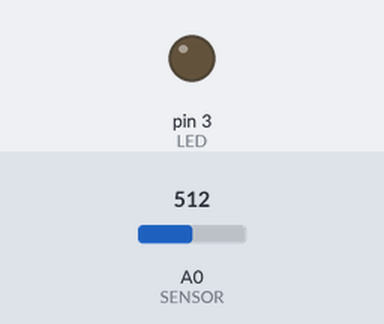
Bench run of a sketch on a simulated Arduino Uno, built with avr-gcc and run on an emulated ATmega328P. On the bench: output pins drawn as LEDs (lit = HIGH). The test bench sets the inputs (shaded band); at power-on: A0 (SENSOR) = 512.

Above: at 1.2 s.
1.3 s: A0 (SENSOR) set to 315
2.8 s: A0 (SENSOR) set to 292
At 3.0 s:
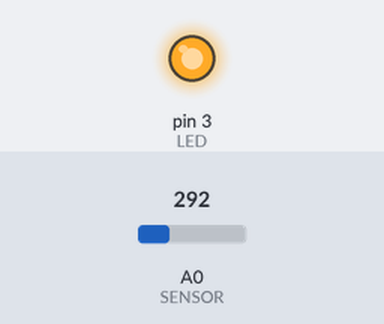
5.8 s: A0 (SENSOR) set to 306
At 6.6 s:
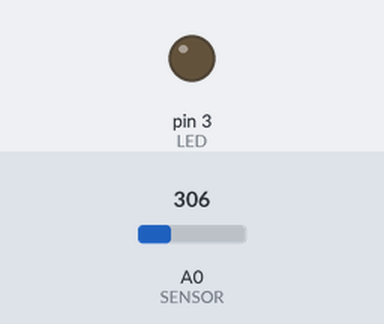
7.5 s: A0 (SENSOR) set to 290
At 7.7 s:
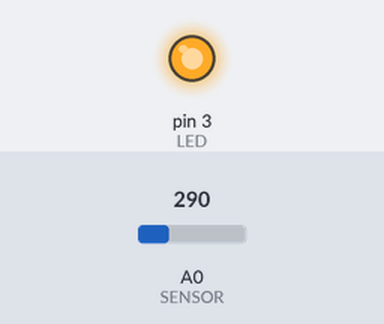
Timing chart, 0 to 10.5 s (numbered marks = the images above; inputs shaded):
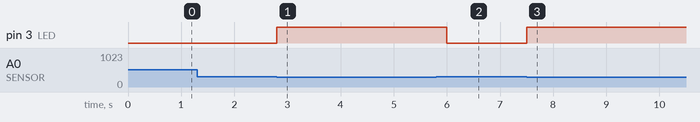

The sketch:

LDR.ino
```cpp
int SENSOR = 0;
int LED = 3;
int VALOR;


void setup() {
  pinMode(LED, OUTPUT);

  // put your setup code here, to run once:

}

void loop() {
  VALOR = analogRead(SENSOR);
  if (VALOR < 300) {
    digitalWrite(LED, HIGH);
    delay(400);
    }
    digitalWrite(LED, LOW);
  // put your main code8 here, to8 run repeatedly:
}
```

Measured:
- the behaviour switches between 300 and 299 on A0 (SENSOR) (found by bisection; images 0 and 1)
- after the input at 1.3 s, every drawn part: stays the same
- after the input at 2.8 s, pin 3 (LED): LOW → HIGH at once
- after the input at 5.8 s, pin 3 (LED): HIGH → LOW after 0.20 s
- after the input at 7.5 s, pin 3 (LED): LOW → HIGH at once
